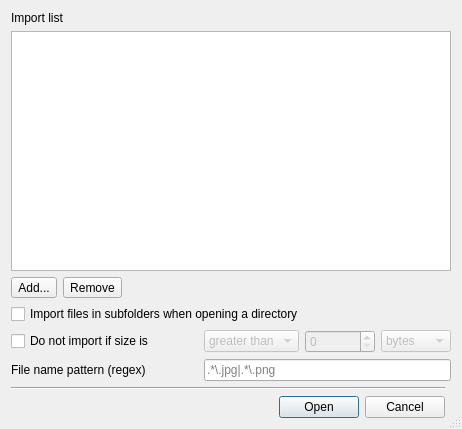
<?xml version="1.0" encoding="UTF-8"?>
<ui version="4.0">
 <class>AdvancedImportDialog</class>
 <widget class="QDialog" name="AdvancedImportDialog">
  <property name="geometry">
   <rect>
    <x>0</x>
    <y>0</y>
    <width>462</width>
    <height>429</height>
   </rect>
  </property>
  <property name="windowTitle">
   <string>Advanced Import</string>
  </property>
  <property name="locale">
   <locale language="English" country="UnitedStates"/>
  </property>
  <property name="sizeGripEnabled">
   <bool>true</bool>
  </property>
  <property name="modal">
   <bool>true</bool>
  </property>
  <layout class="QGridLayout" name="gridLayout_2">
   <item row="2" column="0">
    <widget class="Line" name="line_2">
     <property name="orientation">
      <enum>Qt::Horizontal</enum>
     </property>
    </widget>
   </item>
   <item row="3" column="0">
    <widget class="QDialogButtonBox" name="buttonBox">
     <property name="orientation">
      <enum>Qt::Horizontal</enum>
     </property>
     <property name="standardButtons">
      <set>QDialogButtonBox::Cancel|QDialogButtonBox::Open</set>
     </property>
     <property name="centerButtons">
      <bool>false</bool>
     </property>
    </widget>
   </item>
   <item row="0" column="0" rowspan="2" colspan="2">
    <layout class="QGridLayout" name="gridLayout">
     <item row="2" column="1">
      <widget class="QToolButton" name="remove_Button">
       <property name="text">
        <string>Remove</string>
       </property>
       <property name="icon">
        <iconset resource="../resources/resources.qrc">
         <normaloff>:/icons/ui/remove.svg</normaloff>:/icons/ui/remove.svg</iconset>
       </property>
       <property name="toolButtonStyle">
        <enum>Qt::ToolButtonTextBesideIcon</enum>
       </property>
      </widget>
     </item>
     <item row="3" column="0" colspan="6">
      <widget class="QCheckBox" name="importSubfolders_CheckBox">
       <property name="text">
        <string>Import files in subfolders when opening a directory</string>
       </property>
      </widget>
     </item>
     <item row="2" column="0">
      <widget class="QToolButton" name="add_Button">
       <property name="text">
        <string>Add...</string>
       </property>
       <property name="icon">
        <iconset resource="../resources/resources.qrc">
         <normaloff>:/icons/ui/add_files.svg</normaloff>:/icons/ui/add_files.svg</iconset>
       </property>
       <property name="popupMode">
        <enum>QToolButton::InstantPopup</enum>
       </property>
       <property name="toolButtonStyle">
        <enum>Qt::ToolButtonTextBesideIcon</enum>
       </property>
       <property name="arrowType">
        <enum>Qt::NoArrow</enum>
       </property>
      </widget>
     </item>
     <item row="4" column="0" colspan="3">
      <widget class="QCheckBox" name="skipBySize_CheckBox">
       <property name="text">
        <string>Do not import if size is</string>
       </property>
      </widget>
     </item>
     <item row="1" column="0" colspan="6">
      <widget class="QListWidget" name="importList_ListWidget">
       <property name="alternatingRowColors">
        <bool>true</bool>
       </property>
       <property name="selectionMode">
        <enum>QAbstractItemView::ExtendedSelection</enum>
       </property>
       <property name="selectionBehavior">
        <enum>QAbstractItemView::SelectRows</enum>
       </property>
       <property name="viewMode">
        <enum>QListView::ListMode</enum>
       </property>
      </widget>
     </item>
     <item row="5" column="0" colspan="3">
      <widget class="QLabel" name="filenamePattern_Label">
       <property name="text">
        <string>File name pattern (regex)</string>
       </property>
      </widget>
     </item>
     <item row="5" column="3" colspan="3">
      <widget class="QLineEdit" name="filenamePattern_LineEdit">
       <property name="placeholderText">
        <string notr="true">.*\.jpg|.*\.png</string>
       </property>
      </widget>
     </item>
     <item row="4" column="4">
      <widget class="QSpinBox" name="skipBySizeSize_SpinBox">
       <property name="enabled">
        <bool>false</bool>
       </property>
      </widget>
     </item>
     <item row="4" column="5">
      <widget class="QComboBox" name="skipBySizeUnit_ComboBox">
       <property name="enabled">
        <bool>false</bool>
       </property>
       <item>
        <property name="text">
         <string>bytes</string>
        </property>
       </item>
       <item>
        <property name="text">
         <string>KB</string>
        </property>
       </item>
       <item>
        <property name="text">
         <string>MB</string>
        </property>
       </item>
      </widget>
     </item>
     <item row="4" column="3">
      <widget class="QComboBox" name="skipBySizeCondition_ComboBox">
       <property name="enabled">
        <bool>false</bool>
       </property>
       <item>
        <property name="text">
         <string>greater than</string>
        </property>
       </item>
       <item>
        <property name="text">
         <string>equal to</string>
        </property>
       </item>
       <item>
        <property name="text">
         <string>less than</string>
        </property>
       </item>
      </widget>
     </item>
     <item row="0" column="0" colspan="6">
      <widget class="QLabel" name="importList_Label">
       <property name="text">
        <string>Import list</string>
       </property>
      </widget>
     </item>
    </layout>
   </item>
  </layout>
 </widget>
 <resources>
  <include location="../resources/resources.qrc"/>
 </resources>
 <connections>
  <connection>
   <sender>buttonBox</sender>
   <signal>accepted()</signal>
   <receiver>AdvancedImportDialog</receiver>
   <slot>accept()</slot>
   <hints>
    <hint type="sourcelabel">
     <x>227</x>
     <y>410</y>
    </hint>
    <hint type="destinationlabel">
     <x>157</x>
     <y>274</y>
    </hint>
   </hints>
  </connection>
  <connection>
   <sender>buttonBox</sender>
   <signal>rejected()</signal>
   <receiver>AdvancedImportDialog</receiver>
   <slot>reject()</slot>
   <hints>
    <hint type="sourcelabel">
     <x>295</x>
     <y>416</y>
    </hint>
    <hint type="destinationlabel">
     <x>286</x>
     <y>274</y>
    </hint>
   </hints>
  </connection>
  <connection>
   <sender>skipBySize_CheckBox</sender>
   <signal>toggled(bool)</signal>
   <receiver>skipBySizeCondition_ComboBox</receiver>
   <slot>setEnabled(bool)</slot>
   <hints>
    <hint type="sourcelabel">
     <x>122</x>
     <y>341</y>
    </hint>
    <hint type="destinationlabel">
     <x>218</x>
     <y>341</y>
    </hint>
   </hints>
  </connection>
  <connection>
   <sender>skipBySize_CheckBox</sender>
   <signal>toggled(bool)</signal>
   <receiver>skipBySizeSize_SpinBox</receiver>
   <slot>setEnabled(bool)</slot>
   <hints>
    <hint type="sourcelabel">
     <x>88</x>
     <y>342</y>
    </hint>
    <hint type="destinationlabel">
     <x>347</x>
     <y>346</y>
    </hint>
   </hints>
  </connection>
  <connection>
   <sender>skipBySize_CheckBox</sender>
   <signal>toggled(bool)</signal>
   <receiver>skipBySizeUnit_ComboBox</receiver>
   <slot>setEnabled(bool)</slot>
   <hints>
    <hint type="sourcelabel">
     <x>55</x>
     <y>336</y>
    </hint>
    <hint type="destinationlabel">
     <x>396</x>
     <y>333</y>
    </hint>
   </hints>
  </connection>
 </connections>
</ui>
